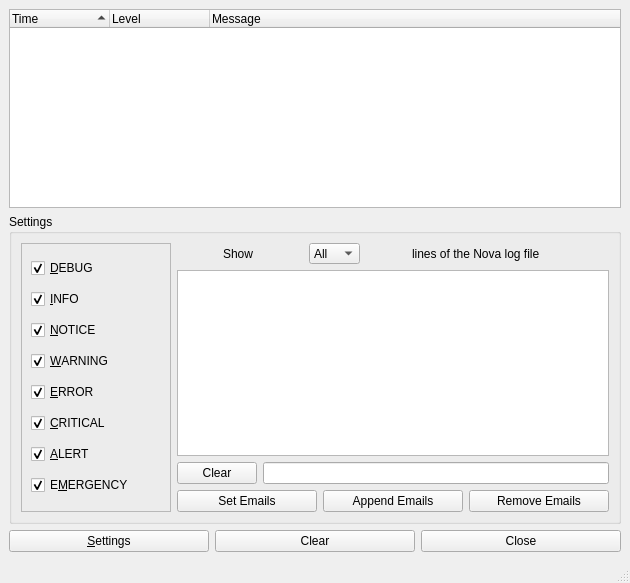
<?xml version="1.0" encoding="UTF-8"?>
<ui version="4.0">
 <class>LoggerWindowClass</class>
 <widget class="QMainWindow" name="LoggerWindowClass">
  <property name="geometry">
   <rect>
    <x>0</x>
    <y>0</y>
    <width>630</width>
    <height>583</height>
   </rect>
  </property>
  <property name="sizePolicy">
   <sizepolicy hsizetype="MinimumExpanding" vsizetype="MinimumExpanding">
    <horstretch>0</horstretch>
    <verstretch>0</verstretch>
   </sizepolicy>
  </property>
  <property name="minimumSize">
   <size>
    <width>630</width>
    <height>0</height>
   </size>
  </property>
  <property name="maximumSize">
   <size>
    <width>16777215</width>
    <height>16777215</height>
   </size>
  </property>
  <property name="windowTitle">
   <string>Log Viewer</string>
  </property>
  <widget class="QWidget" name="centralwidget">
   <layout class="QVBoxLayout" name="verticalLayout_7">
    <item>
     <layout class="QVBoxLayout" name="verticalLayout_6">
      <item>
       <widget class="QTreeWidget" name="logDisplay">
        <property name="sizePolicy">
         <sizepolicy hsizetype="MinimumExpanding" vsizetype="Preferred">
          <horstretch>0</horstretch>
          <verstretch>0</verstretch>
         </sizepolicy>
        </property>
        <property name="minimumSize">
         <size>
          <width>589</width>
          <height>0</height>
         </size>
        </property>
        <property name="editTriggers">
         <set>QAbstractItemView::NoEditTriggers</set>
        </property>
        <property name="showDropIndicator" stdset="0">
         <bool>false</bool>
        </property>
        <property name="verticalScrollMode">
         <enum>QAbstractItemView::ScrollPerPixel</enum>
        </property>
        <property name="rootIsDecorated">
         <bool>false</bool>
        </property>
        <property name="itemsExpandable">
         <bool>false</bool>
        </property>
        <property name="sortingEnabled">
         <bool>true</bool>
        </property>
        <property name="expandsOnDoubleClick">
         <bool>false</bool>
        </property>
        <column>
         <property name="text">
          <string>Time</string>
         </property>
         <property name="toolTip">
          <string extracomment="Timestamp for given log"/>
         </property>
         <property name="textAlignment">
          <set>AlignLeft|AlignVCenter</set>
         </property>
        </column>
        <column>
         <property name="text">
          <string>Level</string>
         </property>
        </column>
        <column>
         <property name="text">
          <string>Message</string>
         </property>
        </column>
       </widget>
      </item>
      <item>
       <layout class="QVBoxLayout" name="verticalLayout_5">
        <item>
         <widget class="QGroupBox" name="settingsBoxAdv">
          <property name="sizePolicy">
           <sizepolicy hsizetype="Preferred" vsizetype="Fixed">
            <horstretch>0</horstretch>
            <verstretch>0</verstretch>
           </sizepolicy>
          </property>
          <property name="minimumSize">
           <size>
            <width>589</width>
            <height>291</height>
           </size>
          </property>
          <property name="maximumSize">
           <size>
            <width>16777215</width>
            <height>310</height>
           </size>
          </property>
          <property name="title">
           <string>Settings</string>
          </property>
          <layout class="QGridLayout" name="gridLayout">
           <item row="0" column="0">
            <layout class="QVBoxLayout" name="verticalLayout_2">
             <item>
              <widget class="QFrame" name="frame">
               <property name="sizePolicy">
                <sizepolicy hsizetype="Minimum" vsizetype="MinimumExpanding">
                 <horstretch>0</horstretch>
                 <verstretch>0</verstretch>
                </sizepolicy>
               </property>
               <property name="minimumSize">
                <size>
                 <width>150</width>
                 <height>201</height>
                </size>
               </property>
               <property name="frameShape">
                <enum>QFrame::StyledPanel</enum>
               </property>
               <property name="frameShadow">
                <enum>QFrame::Raised</enum>
               </property>
               <layout class="QGridLayout" name="gridLayout_6">
                <item row="0" column="0">
                 <widget class="QCheckBox" name="checkDebug">
                  <property name="minimumSize">
                   <size>
                    <width>0</width>
                    <height>20</height>
                   </size>
                  </property>
                  <property name="text">
                   <string>&amp;DEBUG</string>
                  </property>
                  <property name="shortcut">
                   <string>Shift+D</string>
                  </property>
                  <property name="checked">
                   <bool>true</bool>
                  </property>
                 </widget>
                </item>
                <item row="1" column="0">
                 <widget class="QCheckBox" name="checkInfo">
                  <property name="minimumSize">
                   <size>
                    <width>0</width>
                    <height>20</height>
                   </size>
                  </property>
                  <property name="text">
                   <string>&amp;INFO</string>
                  </property>
                  <property name="shortcut">
                   <string>Shift+I</string>
                  </property>
                  <property name="checked">
                   <bool>true</bool>
                  </property>
                 </widget>
                </item>
                <item row="2" column="0">
                 <widget class="QCheckBox" name="checkNotice">
                  <property name="minimumSize">
                   <size>
                    <width>0</width>
                    <height>20</height>
                   </size>
                  </property>
                  <property name="text">
                   <string>&amp;NOTICE</string>
                  </property>
                  <property name="shortcut">
                   <string>Shift+N</string>
                  </property>
                  <property name="checked">
                   <bool>true</bool>
                  </property>
                 </widget>
                </item>
                <item row="3" column="0">
                 <widget class="QCheckBox" name="checkWarning">
                  <property name="minimumSize">
                   <size>
                    <width>0</width>
                    <height>20</height>
                   </size>
                  </property>
                  <property name="text">
                   <string>&amp;WARNING</string>
                  </property>
                  <property name="shortcut">
                   <string>Shift+W</string>
                  </property>
                  <property name="checked">
                   <bool>true</bool>
                  </property>
                 </widget>
                </item>
                <item row="4" column="0">
                 <widget class="QCheckBox" name="checkError">
                  <property name="minimumSize">
                   <size>
                    <width>0</width>
                    <height>20</height>
                   </size>
                  </property>
                  <property name="text">
                   <string>&amp;ERROR</string>
                  </property>
                  <property name="shortcut">
                   <string>Shift+E</string>
                  </property>
                  <property name="checked">
                   <bool>true</bool>
                  </property>
                 </widget>
                </item>
                <item row="5" column="0">
                 <widget class="QCheckBox" name="checkCritical">
                  <property name="minimumSize">
                   <size>
                    <width>0</width>
                    <height>20</height>
                   </size>
                  </property>
                  <property name="text">
                   <string>&amp;CRITICAL</string>
                  </property>
                  <property name="shortcut">
                   <string>Shift+C</string>
                  </property>
                  <property name="checked">
                   <bool>true</bool>
                  </property>
                 </widget>
                </item>
                <item row="6" column="0">
                 <widget class="QCheckBox" name="checkAlert">
                  <property name="minimumSize">
                   <size>
                    <width>0</width>
                    <height>20</height>
                   </size>
                  </property>
                  <property name="text">
                   <string>&amp;ALERT</string>
                  </property>
                  <property name="shortcut">
                   <string>Shift+A</string>
                  </property>
                  <property name="checked">
                   <bool>true</bool>
                  </property>
                 </widget>
                </item>
                <item row="7" column="0">
                 <widget class="QCheckBox" name="checkEmergency">
                  <property name="minimumSize">
                   <size>
                    <width>119</width>
                    <height>20</height>
                   </size>
                  </property>
                  <property name="text">
                   <string>E&amp;MERGENCY</string>
                  </property>
                  <property name="shortcut">
                   <string>Shift+M</string>
                  </property>
                  <property name="checked">
                   <bool>true</bool>
                  </property>
                 </widget>
                </item>
               </layout>
              </widget>
             </item>
            </layout>
           </item>
           <item row="0" column="1">
            <layout class="QVBoxLayout" name="verticalLayout">
             <item>
              <layout class="QHBoxLayout" name="horizontalLayout_2">
               <item>
                <widget class="QLabel" name="showLabel">
                 <property name="sizePolicy">
                  <sizepolicy hsizetype="Fixed" vsizetype="Preferred">
                   <horstretch>0</horstretch>
                   <verstretch>0</verstretch>
                  </sizepolicy>
                 </property>
                 <property name="minimumSize">
                  <size>
                   <width>34</width>
                   <height>0</height>
                  </size>
                 </property>
                 <property name="maximumSize">
                  <size>
                   <width>34</width>
                   <height>21</height>
                  </size>
                 </property>
                 <property name="text">
                  <string>Show</string>
                 </property>
                </widget>
               </item>
               <item>
                <widget class="QComboBox" name="linesBox">
                 <property name="maximumSize">
                  <size>
                   <width>51</width>
                   <height>21</height>
                  </size>
                 </property>
                 <property name="editable">
                  <bool>false</bool>
                 </property>
                 <property name="currentIndex">
                  <number>0</number>
                 </property>
                 <item>
                  <property name="text">
                   <string>All</string>
                  </property>
                 </item>
                 <item>
                  <property name="text">
                   <string>10</string>
                  </property>
                 </item>
                 <item>
                  <property name="text">
                   <string>20</string>
                  </property>
                 </item>
                 <item>
                  <property name="text">
                   <string>50</string>
                  </property>
                 </item>
                 <item>
                  <property name="text">
                   <string>100</string>
                  </property>
                 </item>
                </widget>
               </item>
               <item>
                <widget class="QLabel" name="linesLabel">
                 <property name="maximumSize">
                  <size>
                   <width>151</width>
                   <height>21</height>
                  </size>
                 </property>
                 <property name="text">
                  <string>lines of the Nova log file</string>
                 </property>
                </widget>
               </item>
              </layout>
             </item>
             <item>
              <widget class="QListWidget" name="emailsList">
               <property name="editTriggers">
                <set>QAbstractItemView::NoEditTriggers</set>
               </property>
               <property name="selectionMode">
                <enum>QAbstractItemView::MultiSelection</enum>
               </property>
              </widget>
             </item>
             <item>
              <layout class="QHBoxLayout" name="horizontalLayout_4">
               <item>
                <widget class="QPushButton" name="clearEditButton">
                 <property name="text">
                  <string>Clear</string>
                 </property>
                </widget>
               </item>
               <item>
                <widget class="QLineEdit" name="emailEdit"/>
               </item>
              </layout>
             </item>
             <item>
              <layout class="QHBoxLayout" name="horizontalLayout_3">
               <item>
                <widget class="QPushButton" name="setEmailsButton">
                 <property name="minimumSize">
                  <size>
                   <width>0</width>
                   <height>0</height>
                  </size>
                 </property>
                 <property name="text">
                  <string>Set Emails</string>
                 </property>
                </widget>
               </item>
               <item>
                <widget class="QPushButton" name="appendEmailsButton">
                 <property name="text">
                  <string>Append Emails</string>
                 </property>
                </widget>
               </item>
               <item>
                <widget class="QPushButton" name="removeEmailsButton">
                 <property name="text">
                  <string>Remove Emails</string>
                 </property>
                </widget>
               </item>
              </layout>
             </item>
            </layout>
           </item>
          </layout>
         </widget>
        </item>
        <item>
         <layout class="QHBoxLayout" name="horizontalLayout">
          <item>
           <widget class="QPushButton" name="settingsButton">
            <property name="text">
             <string>&amp;Settings</string>
            </property>
           </widget>
          </item>
          <item>
           <widget class="QPushButton" name="clearButton">
            <property name="text">
             <string>Clear</string>
            </property>
           </widget>
          </item>
          <item>
           <widget class="QPushButton" name="closeButton">
            <property name="text">
             <string>Close</string>
            </property>
           </widget>
          </item>
         </layout>
        </item>
       </layout>
      </item>
     </layout>
    </item>
   </layout>
  </widget>
  <widget class="QStatusBar" name="statusbar"/>
 </widget>
 <resources/>
 <connections/>
</ui>
